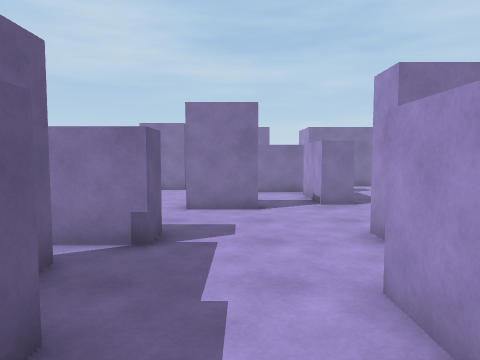
View 1 (above)

24 first-person views from a walk through a scene from a Unity 3-D project. The camera is 1.4 m above the floor, tilts 4° down and sees 70° across. The floor is counted in squares, 1 m on a side. Each view is taken from the middle of a square. On the plan, view 1 faces up. The plan holds only what a view shows up to about 15 squares ahead; the rest is blank. Some animated figures are left out.

View 2
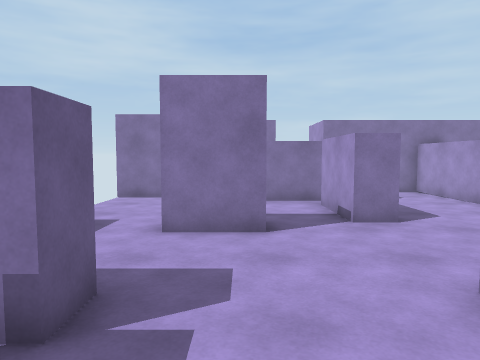

View 3
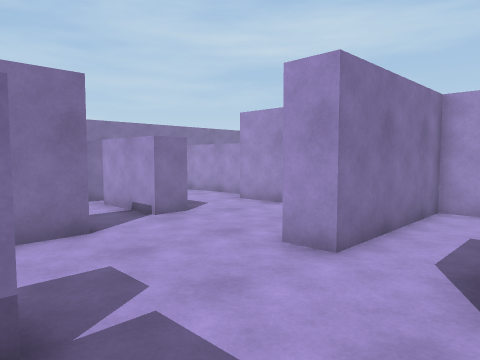

View 4
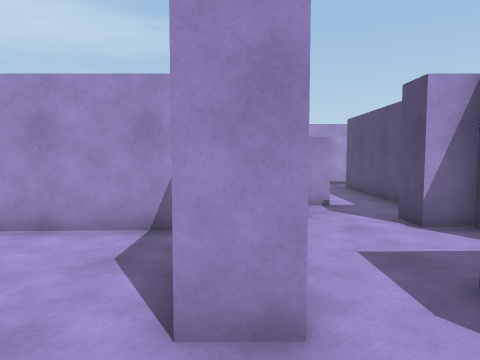

View 5
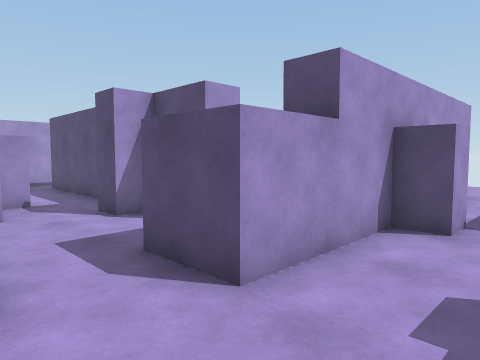

View 6
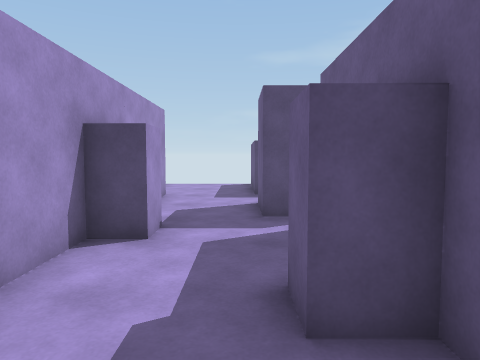

View 7
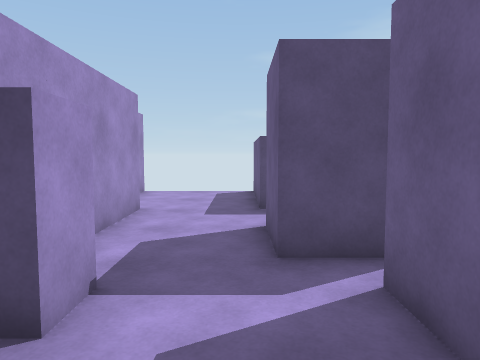

View 8
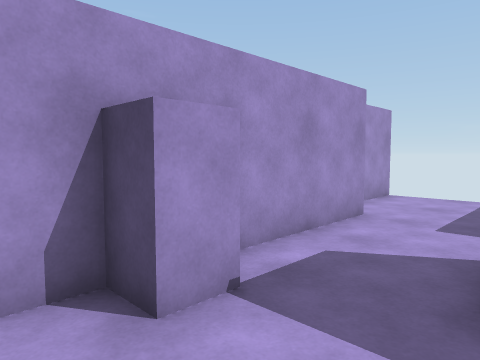

View 9
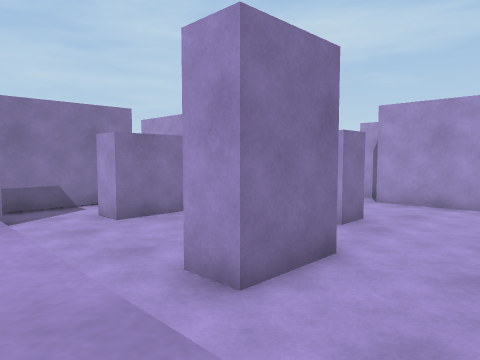

View 10
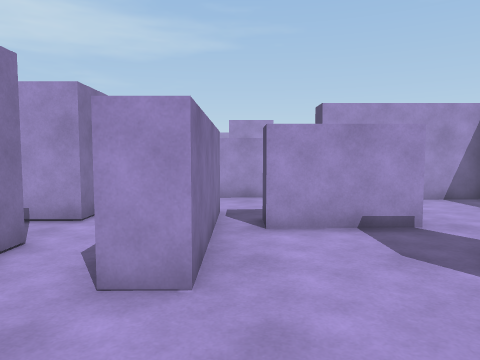

View 11
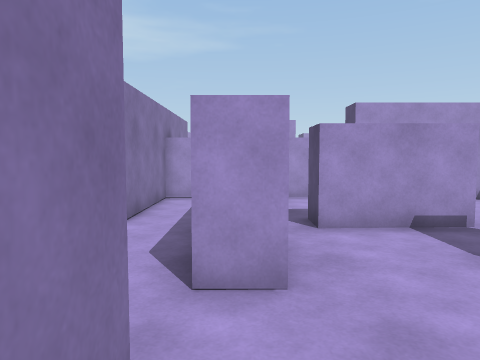

View 12
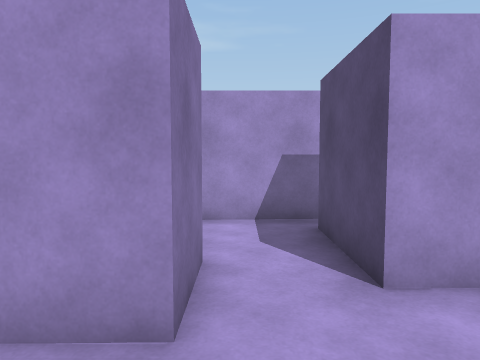

View 13
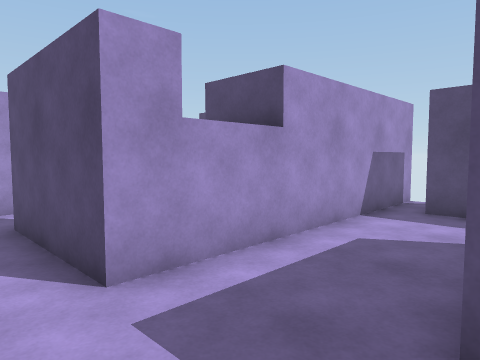

View 14
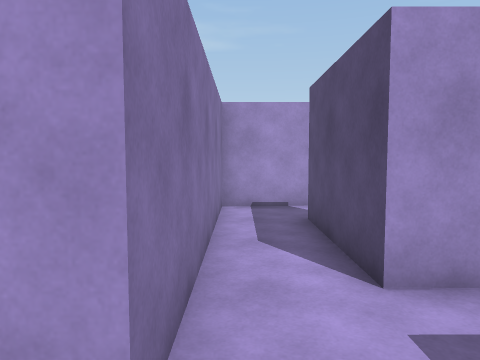

View 15
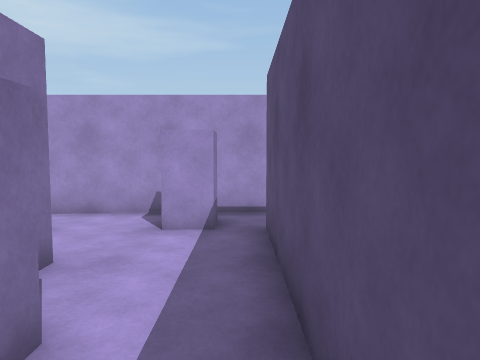

View 16
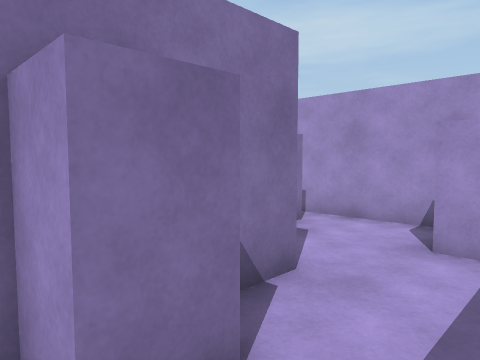

View 17
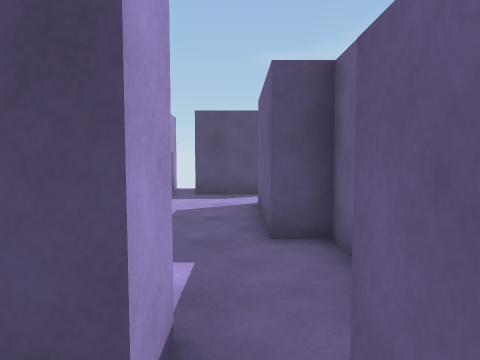

View 18
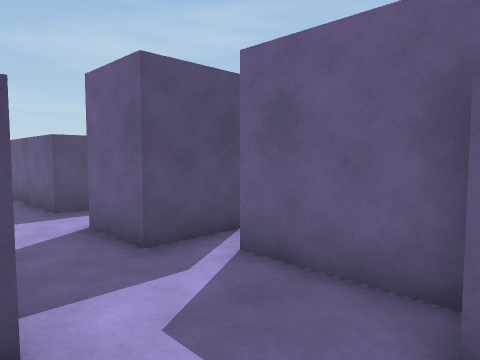

View 19
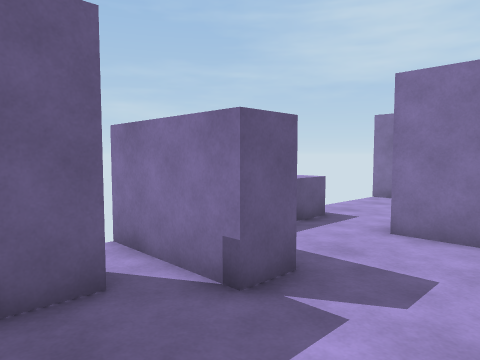

View 20
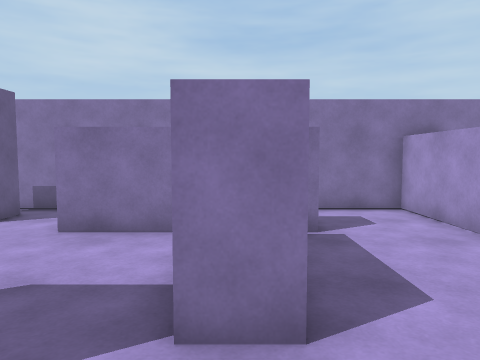

View 21
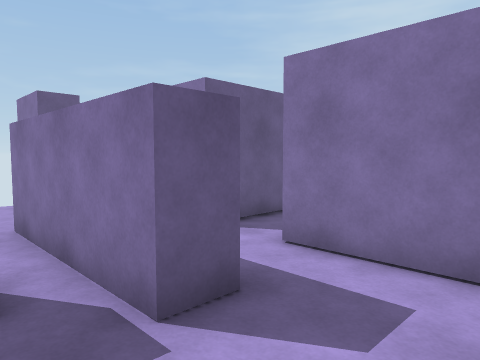

View 22
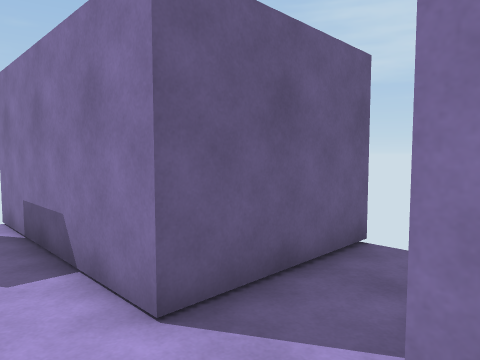

View 23
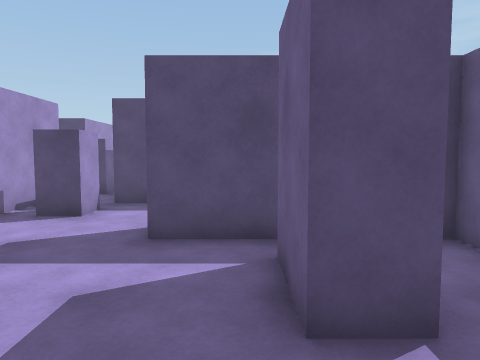

View 24
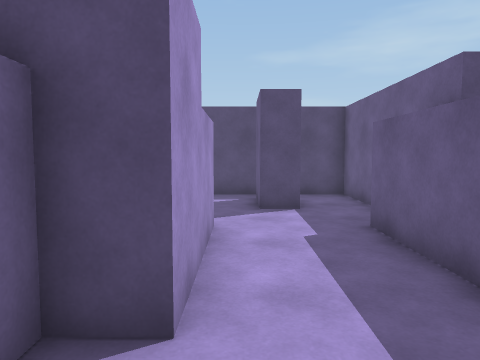

### Floor plan
Points are (right, up) in squares from view 1. A wall is a line through its corners. A room is listed if a view was taken in it or the views show most of it. See-through windows are left out.
Room 1 (views 1, 2, 3, 4, 5, 6, 7, 8, 9, 10, 11, 18, 19, 20, 21)
walls: (0.6, 9.5) (-1.5, 9.5) (-1.5, 10.5); (3.6, 10.5) (2.5, 10.5) (2.5, 13.5) (3.5, 13.5); (-1.5, 6.6) (-1.5, 5.5) (-3.5, 5.5); (2.5, 5.5) (2.5, 6.5); (-2.5, 4.6) (-2.5, 2.5) (-1.5, 2.5) (-1.5, 1.5); (6.5, 6.6) (6.5, 11.5); (7.5, 11.9) (7.5, 17.5) (4.5, 17.5); (-2.4, 15.5) (-4.5, 15.5); (4.5, 15.5) (4.5, 14.5) (-0.5, 14.5) (-0.5, 15.5); (-2.5, 16.5) (-2.5, 15.8); (-2.5, 1.4) (-2.5, -1.5); (-0.5, 17.5) (-4.5, 17.5); (0.5, -1.6) (0.5, -0.5) (1.5, -0.5) (1.5, 3.5) (2.5, 3.5); (-3.5, -2.5) (-1.5, -2.5)
low walls: (-3.5, 10.5) (-3.5, 9.2)
ways out: opening at (-0.5, -2.5) to room 2; opening at (3, 4.5) to room 5; opening at (0.5, 16.5) to room 6; opening at (4, 16.5) to room 6; opening at (-3, -2); opening at (-3, 5)
Room 2 (view 12)
walls: (-2.4, -6.5) (-1.5, -6.5) (-1.5, -10.5); (2.5, -6.5) (1.5, -6.5) (1.5, -2.5); (-1.5, -2.5) (-1.5, -4.5); (2.5, -10.6) (2.5, -8.5)
ways out: opening at (-0.5, -2.5) to room 1; opening at (3, -7.5) to room 3; opening at (-2.5, -5.5)
Room 3 (views 13, 14)
walls: (2.5, -1.5) (2.5, -2.5) (3.5, -2.5) (3.5, -6.5) (2.5, -6.5); (2.5, -8.5) (5.5, -8.5); (12.5, -2) (12.5, 0.5) (4.5, 0.5) (4.5, 1.5); (6.5, -10.6) (6.5, -1.5) (10.5, -1.5)
ways out: opening at (3, -7.5) to room 2; opening at (4, 2) to room 5; opening at (11.5, -2)
Room 4 (views 15, 16)
walls: (12.6, 4.5) (11.5, 4.5); (10.5, 3.5) (9.5, 3.5) (9.5, 4.5); (15.5, 2.5) (14.5, 2.5) (14.5, 3.5) (15.5, 3.5); (8.6, 1.5) (14.5, 1.5); (7.5, 4.4) (7.5, 5.5) (5.5, 5.5); (16.5, 1.2) (16.5, 7.2); (6.5, 2.5) (7.5, 2.5)
ways out: opening at (6.3, 4) to room 5; opening at (13.5, 5.5); opening at (15.5, 1); opening at (16, 7)
Room 5 (view 17)
walls: (2.5, 3.5) (3.5, 3.5); (3.5, 2.4) (3.5, 1.5); (5.5, 5.5) (2.5, 5.5); (4.5, 1.5) (6.5, 1.5) (6.5, 2.5)
ways out: opening at (3, 4.5) to room 1; opening at (4, 2) to room 3; opening at (6.3, 4) to room 4
Room 6 (view 22)
walls: (4.5, 17.5) (3.5, 17.5) (3.5, 18.9); (1.5, 21.6) (1.5, 17.5) (-0.5, 17.5)
ways out: opening at (0.5, 16.5) to room 1; opening at (4, 16.5) to room 1
Room 7 (views 23, 24)
walls: (8.5, 13.5) (8.5, 10.5); (11.5, 10.5) (11.5, 14.5) (12.5, 14.5) (12.5, 15); (9.4, 8.5) (10.5, 8.5); (7.5, 8) (7.5, 6.5)
ways out: opening at (8.5, 7.5) to room 8; opening at (11, 9.5)
Room 8 (no view inside)
walls: (7.5, 6.5) (7.5, 5.5) (9.5, 5.5)
ways out: opening at (8.5, 7.5) to room 7; opening at (10, 6)

Positions as (right, up) in squares from view 1, and headings:
1: (0, 0), facing up
2: (0, 3), facing up
3: (-2, 3), facing up-right
4: (0, 6), facing right
5: (-1, 6), facing down-right
6: (-1, 5), facing down
7: (-1, 2), facing down
8: (-2, 1), facing down-right
9: (-4, 7), facing up-right
10: (-4, 14), facing right
11: (-4, 15), facing right
12: (-1, -7), facing right
13: (3, 0), facing down-right
14: (3, 0), facing right
15: (8, 2), facing right
16: (9, 2), facing up-right
17: (4, 3), facing down
18: (1, 2), facing down-left
19: (1, 3), facing up-left
20: (3, 8), facing up
21: (7, 13), facing up-left
22: (4, 16), facing up-left
23: (11, 11), facing down
24: (11, 17), facing down
